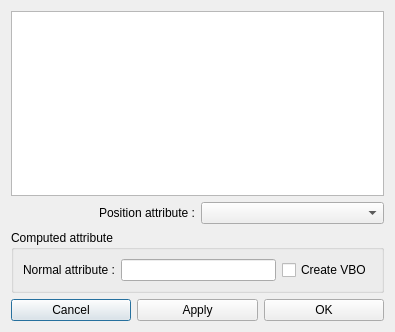
<?xml version="1.0" encoding="UTF-8"?>
<ui version="4.0">
 <exportmacro>SCHNAPPS_PLUGIN_SDP_API</exportmacro>
 <class>ComputeNormal_Dialog</class>
 <widget class="QDialog" name="ComputeNormal_Dialog">
  <property name="geometry">
   <rect>
    <x>0</x>
    <y>0</y>
    <width>395</width>
    <height>332</height>
   </rect>
  </property>
  <property name="windowTitle">
   <string>Compute Normal</string>
  </property>
  <layout class="QGridLayout" name="gridLayout_2">
   <item row="0" column="0" colspan="2">
    <widget class="QListWidget" name="list_maps"/>
   </item>
   <item row="1" column="0">
    <widget class="QLabel" name="label_2">
     <property name="text">
      <string>Position attribute :</string>
     </property>
     <property name="alignment">
      <set>Qt::AlignRight|Qt::AlignTrailing|Qt::AlignVCenter</set>
     </property>
    </widget>
   </item>
   <item row="1" column="1">
    <widget class="QComboBox" name="combo_positionAttribute">
     <property name="sizePolicy">
      <sizepolicy hsizetype="Preferred" vsizetype="Fixed">
       <horstretch>0</horstretch>
       <verstretch>0</verstretch>
      </sizepolicy>
     </property>
    </widget>
   </item>
   <item row="2" column="0" colspan="2">
    <widget class="QGroupBox" name="groupBox">
     <property name="title">
      <string>Computed attribute</string>
     </property>
     <layout class="QGridLayout" name="gridLayout">
      <item row="0" column="0">
       <widget class="QLabel" name="label">
        <property name="text">
         <string>Normal attribute :</string>
        </property>
       </widget>
      </item>
      <item row="0" column="1">
       <widget class="QLineEdit" name="normal_attribute_name"/>
      </item>
      <item row="0" column="2">
       <widget class="QCheckBox" name="check_create_vbo_normal">
        <property name="text">
         <string>Create VBO</string>
        </property>
        <property name="checked">
         <bool>false</bool>
        </property>
       </widget>
      </item>
     </layout>
    </widget>
   </item>
   <item row="3" column="0" colspan="2">
    <layout class="QHBoxLayout" name="horizontalLayout_3">
     <item>
      <widget class="QPushButton" name="button_cancel">
       <property name="text">
        <string>Cancel</string>
       </property>
      </widget>
     </item>
     <item>
      <widget class="QPushButton" name="button_apply">
       <property name="text">
        <string>Apply</string>
       </property>
      </widget>
     </item>
     <item>
      <widget class="QPushButton" name="button_ok">
       <property name="text">
        <string>OK</string>
       </property>
      </widget>
     </item>
    </layout>
   </item>
  </layout>
 </widget>
 <resources/>
 <connections>
  <connection>
   <sender>button_ok</sender>
   <signal>clicked()</signal>
   <receiver>ComputeNormal_Dialog</receiver>
   <slot>accept()</slot>
   <hints>
    <hint type="sourcelabel">
     <x>232</x>
     <y>283</y>
    </hint>
    <hint type="destinationlabel">
     <x>140</x>
     <y>156</y>
    </hint>
   </hints>
  </connection>
  <connection>
   <sender>button_cancel</sender>
   <signal>clicked()</signal>
   <receiver>ComputeNormal_Dialog</receiver>
   <slot>reject()</slot>
   <hints>
    <hint type="sourcelabel">
     <x>52</x>
     <y>283</y>
    </hint>
    <hint type="destinationlabel">
     <x>140</x>
     <y>156</y>
    </hint>
   </hints>
  </connection>
 </connections>
</ui>
